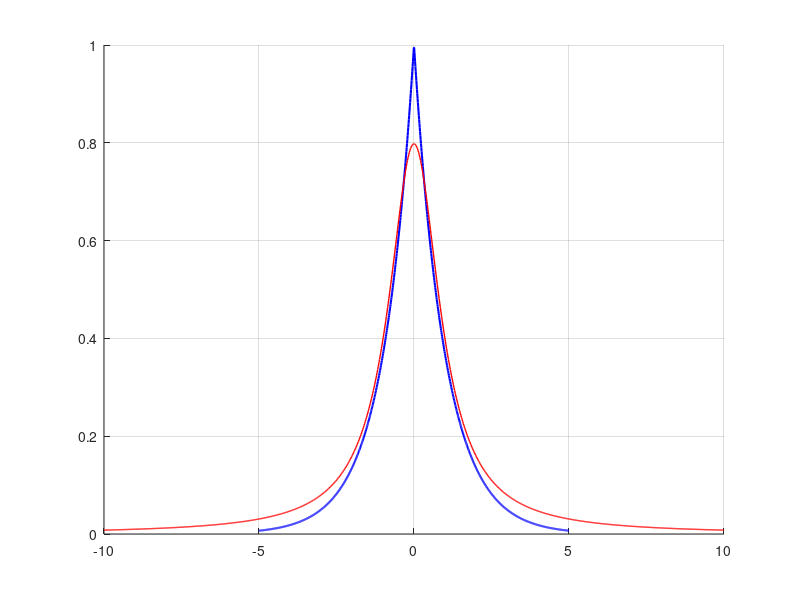

Write MATLAB code to recreate this figure.
% This is aimed to show the modulus of Fourier transform satisfying
% Uncertainty Principle.

%% Define the function u(x)
clc, clear 
x = linspace(-5, 5, 1000); % x from -1 to 5
% u = exp(-x) .* (x >= 0);   % u(x) = e^(-x) for x >= 0, else 0
u = exp(-abs(x));  % u(x) = e^(-|x|) for all x

% Define xi for Fourier transform
xi = linspace(-10, 10, 1000); % xi range
% hat_u = 1 ./ (sqrt(2*pi) *(1 + 1i * xi)); % Fourier transform
hat_u = sqrt(2/pi) ./(1 + xi.*xi);

% Modulus of the Fourier transform
mod_hat_u = abs(hat_u);

%% Plotting u(x)
figure(1);
clf

hold on
plot(x, u, 'b','LineWidth', 1.5);


%% Plotting mod(hat_u(xi))
plot(xi, mod_hat_u, 'r', 'LineWidth', 1);
grid on;
